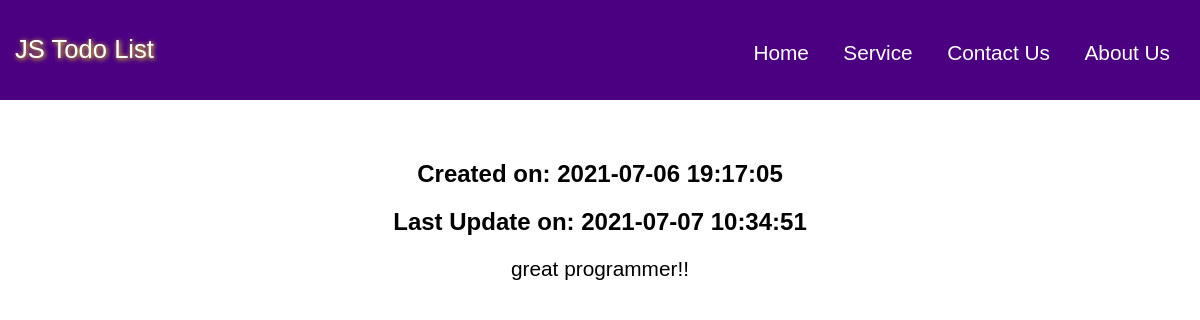
The page /todolist/show.php?action=show&id=5 on the database its author committed.
### tables this page shows
CREATE TABLE `list` (
  `id` int(11) NOT NULL,
  `body` text NOT NULL,
  `created_at` datetime NOT NULL DEFAULT current_timestamp(),
  `updated_at` datetime NOT NULL DEFAULT current_timestamp() ON UPDATE current_timestamp()
);

### todolist/config/Database.php (called while the page is built, shortened)
<?php
abstract class Database{
    public function connect()
    {
        try {
            $this->conn = new PDO(DSN, USERNAME, PASSWORD);
            $this->conn->setAttribute(PDO::ATTR_ERRMODE, PDO::ERRMODE_EXCEPTION);
            $this->conn->setAttribute(PDO::ATTR_PERSISTENT, true);
            return $this->conn;
        } catch (PDOException $pex) {
           echo "Connection failed". $pex->getMessage();
        }
    }
}

### todolist/models/Todolist.php (called while the page is built, shortened)
<?php
include_once('./config/Database.php');
class Todolist extends Database {
    private $table = 'list';
    public $id;
    public function read_single()
    {
        $sql_query = 'SELECT
                l.id,
                l.body,
                l.created_at,
                l.updated_at
            FROM
                '.$this->table.' l
            WHERE l.id = :id
            LIMIT 0, 1';
        $stmt = $this->conn->prepare($sql_query);
        $stmt->bindValue(":id", $this->id, PDO::PARAM_INT);
        $stmt->execute();
        if($stmt->rowCount() > 0){
            $row = $stmt->fetch(PDO::FETCH_ASSOC);
            return $row;
        }
        else{
            return false;
        }
    }
}
?>

### todolist/controllers/TodolistController.php (called while the page is built, shortened)
<?php
include_once('./models/Todolist.php');
class TodolistController extends Todolist{
    public function c_show($id)
    {
        $this->id = $id;
        $res = $this->read_single();
        return $res;
    }
}
?>

### todolist/show.php (the view, shortened to what this page needs)
<?php
include('./controllers/TodolistController.php');
$todo_control = new TodolistController();
if (isset($_REQUEST['action']) &&  $_REQUEST['action'] == 'show') {
    $this_todo = (object) $todo_control->c_show($_REQUEST['id']);
} else {
    header('location: index.php');
}
include_once('./header.php');
?>
<div class="s-container">
    <div class="row" style="width: 60%; margin: 0 auto;">
        <div class="col" style="text-align: center; margin: 60px 0;">
            <h2>Created on: <?php echo $this_todo ? $this_todo->created_at : '' ?></h2>
            <h2>Last Update on: <?php echo $this_todo ? $this_todo->updated_at : '' ?></h2>
            <p><?php echo $this_todo ? $this_todo->body : '' ?></p>
        </div>
    </div>
</div>
</main>
</body>
</html>

### todolist/assets/css/style.css (style rules this page uses)
body { margin: 0; font-size: 16px; font-family: "Gill Sans", "Gill Sans MT", Calibri, "Trebuchet MS", sans-serif; }
* { box-sizing: border-box; }
p { font-size: 1.3rem; }

### rows shown on the page
list: created_at "2021-07-06 19:17:05", updated_at "2021-07-07 10:34:51", body "great programmer!!"
